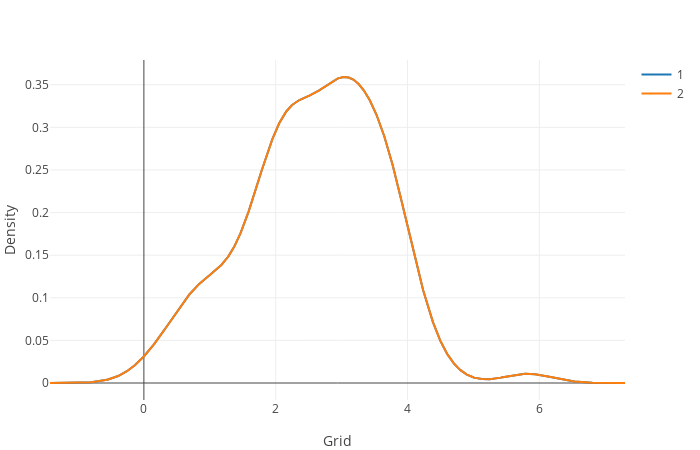
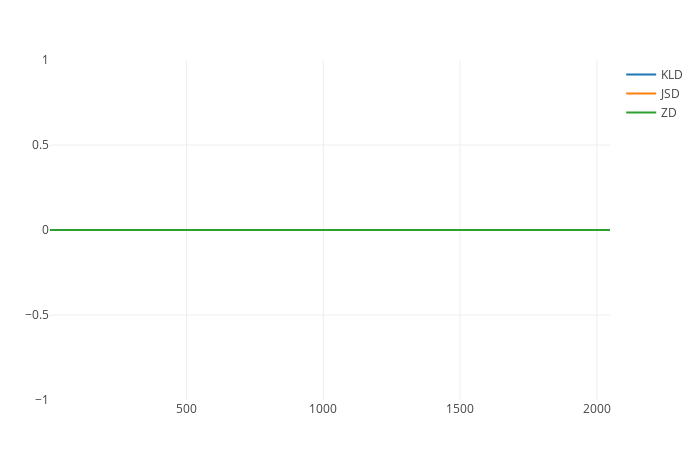
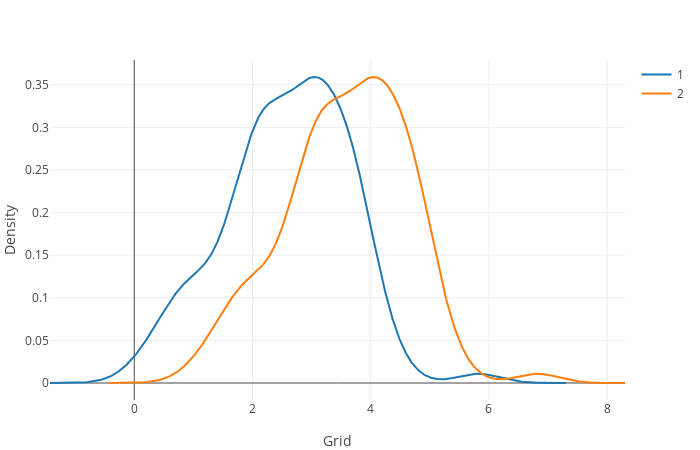
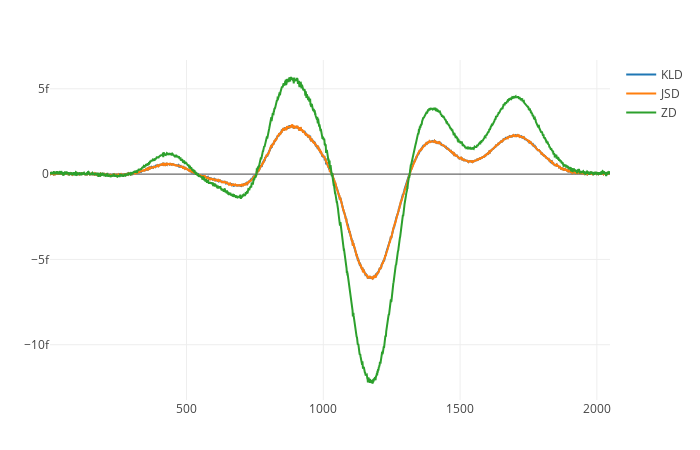

Notebook code cell kept with these figures, in order:
### Code cell
vrandom_1 = shift_minimum(randn(100), "0<")

vrandom_1_shift = vrandom_1 .+ 1

vrandom_2 = shift_minimum(randn(100), "0<")

for (v1, v2) in ((vrandom_1, vrandom_1), (vrandom_1, vrandom_1_shift), (vrandom_1, vrandom_2))
    
    u1 = kde(v1)
    
    y1 = u1.density
    
    u2 = kde(v2)
    
    y2 = u2.density
    
    display(plot_x_y((collect(u1.x), collect(u2.x)), (y1, y2); layout = Layout(xaxis_title = "Grid", yaxis_title = "Density")))
    
    display(plot_x_y((compute_kld(y1, y2), compute_jsd(y1, y2), compute_zd(y1, y2)); name_ = ("KLD", "JSD", "ZD")))
    
end

### Figure 1 — Plotly figure (JSON) as saved in the notebook; plotly's stock layout.template omitted (floating-point values rounded to 4 significant figures; data arrays with more than 128 entries replaced by an {"elided": "..."} marker saying what was removed)
{"data": [{"name": "1", "type": "scatter", "x": {"elided": "2048 float values"}, "y": {"elided": "2048 float values"}}, {"name": "2", "type": "scatter", "x": {"elided": "2048 float values"}, "y": {"elided": "2048 float values"}}], "layout": {"autosize": false, "height": 450, "margin": {"b": 50, "l": 50, "r": 50, "t": 60}, "width": 700, "xaxis": {"autorange": true, "range": [-1.425, 7.301], "title": {"text": "Grid"}, "type": "linear"}, "yaxis": {"autorange": true, "range": [-0.01994, 0.379], "title": {"text": "Density"}, "type": "linear"}}}

### Figure 2 — Plotly figure (JSON) as saved in the notebook; plotly's stock layout.template omitted (floating-point values rounded to 4 significant figures; data arrays with more than 128 entries replaced by an {"elided": "..."} marker saying what was removed)
{"data": [{"name": "KLD", "type": "scatter", "x": {"elided": "2048 int values"}, "y": {"elided": "2048 int values"}}, {"name": "JSD", "type": "scatter", "x": {"elided": "2048 int values"}, "y": {"elided": "2048 int values"}}, {"name": "ZD", "type": "scatter", "x": {"elided": "2048 int values"}, "y": {"elided": "2048 int values"}}], "layout": {"autosize": false, "height": 450, "margin": {"b": 50, "l": 50, "r": 50, "t": 60}, "width": 700, "xaxis": {"autorange": true, "range": [1, 2048], "type": "linear"}, "yaxis": {"autorange": true, "range": [-1, 1], "type": "linear"}}}

### Figure 3 — Plotly figure (JSON) as saved in the notebook; plotly's stock layout.template omitted (floating-point values rounded to 4 significant figures; data arrays with more than 128 entries replaced by an {"elided": "..."} marker saying what was removed)
{"data": [{"name": "1", "type": "scatter", "x": {"elided": "2048 float values"}, "y": {"elided": "2048 float values"}}, {"name": "2", "type": "scatter", "x": {"elided": "2048 float values"}, "y": {"elided": "2048 float values"}}], "layout": {"autosize": false, "height": 450, "margin": {"b": 50, "l": 50, "r": 50, "t": 60}, "width": 700, "xaxis": {"autorange": true, "range": [-1.425, 8.301], "title": {"text": "Grid"}, "type": "linear"}, "yaxis": {"autorange": true, "range": [-0.01994, 0.379], "title": {"text": "Density"}, "type": "linear"}}}

### Figure 4 — Plotly figure (JSON) as saved in the notebook; plotly's stock layout.template omitted (floating-point values rounded to 4 significant figures; data arrays with more than 128 entries replaced by an {"elided": "..."} marker saying what was removed)
{"data": [{"name": "KLD", "type": "scatter", "x": {"elided": "2048 int values"}, "y": {"elided": "2048 float values"}}, {"name": "JSD", "type": "scatter", "x": {"elided": "2048 int values"}, "y": {"elided": "2048 float values"}}, {"name": "ZD", "type": "scatter", "x": {"elided": "2048 int values"}, "y": {"elided": "2048 float values"}}], "layout": {"autosize": false, "height": 450, "margin": {"b": 50, "l": 50, "r": 50, "t": 60}, "width": 700, "xaxis": {"autorange": true, "range": [1, 2048], "type": "linear"}, "yaxis": {"autorange": true, "range": [-1.324e-14, 6.688e-15], "type": "linear"}}}
